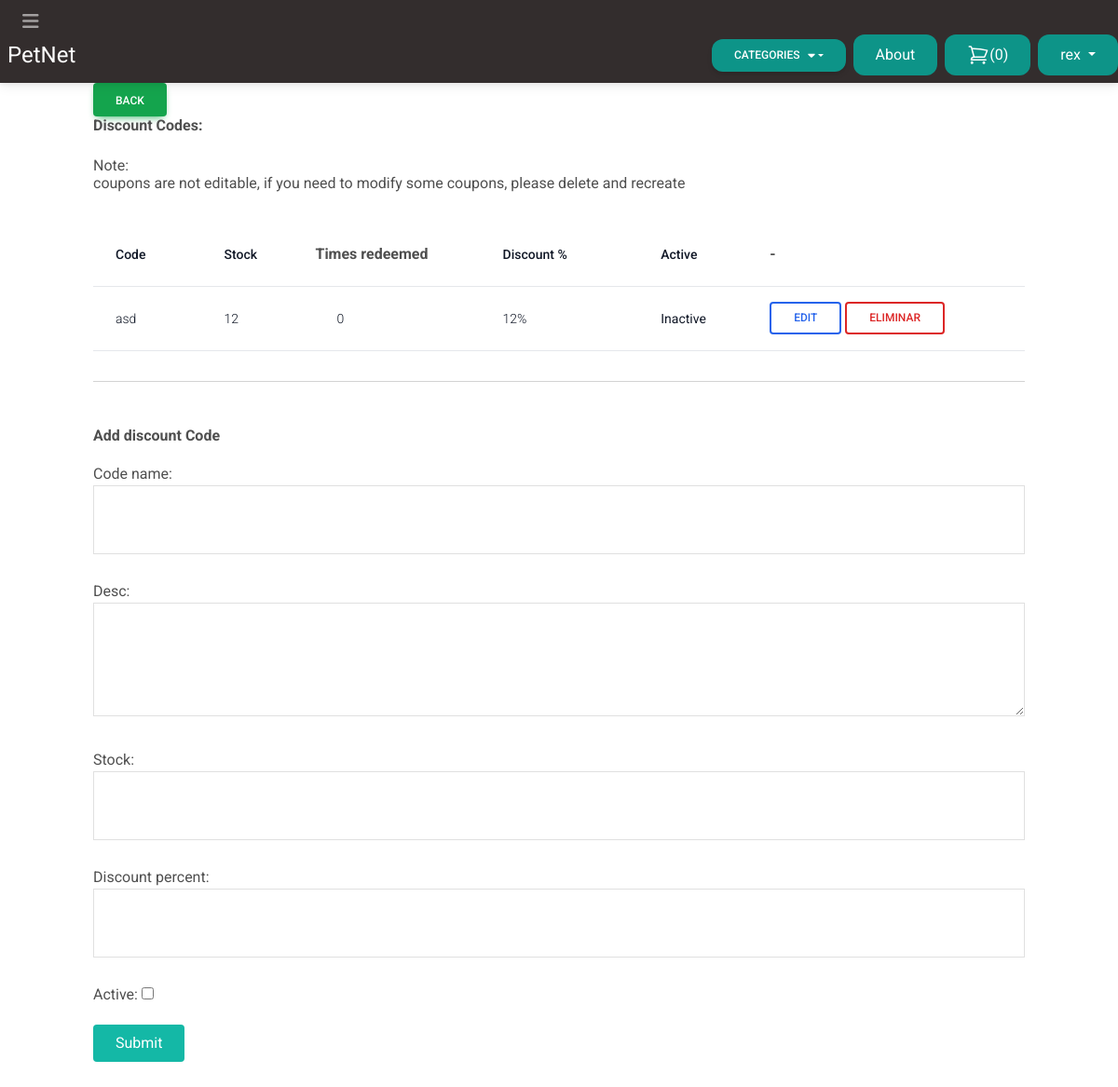
The app's page /discount/ (signed in), older data.
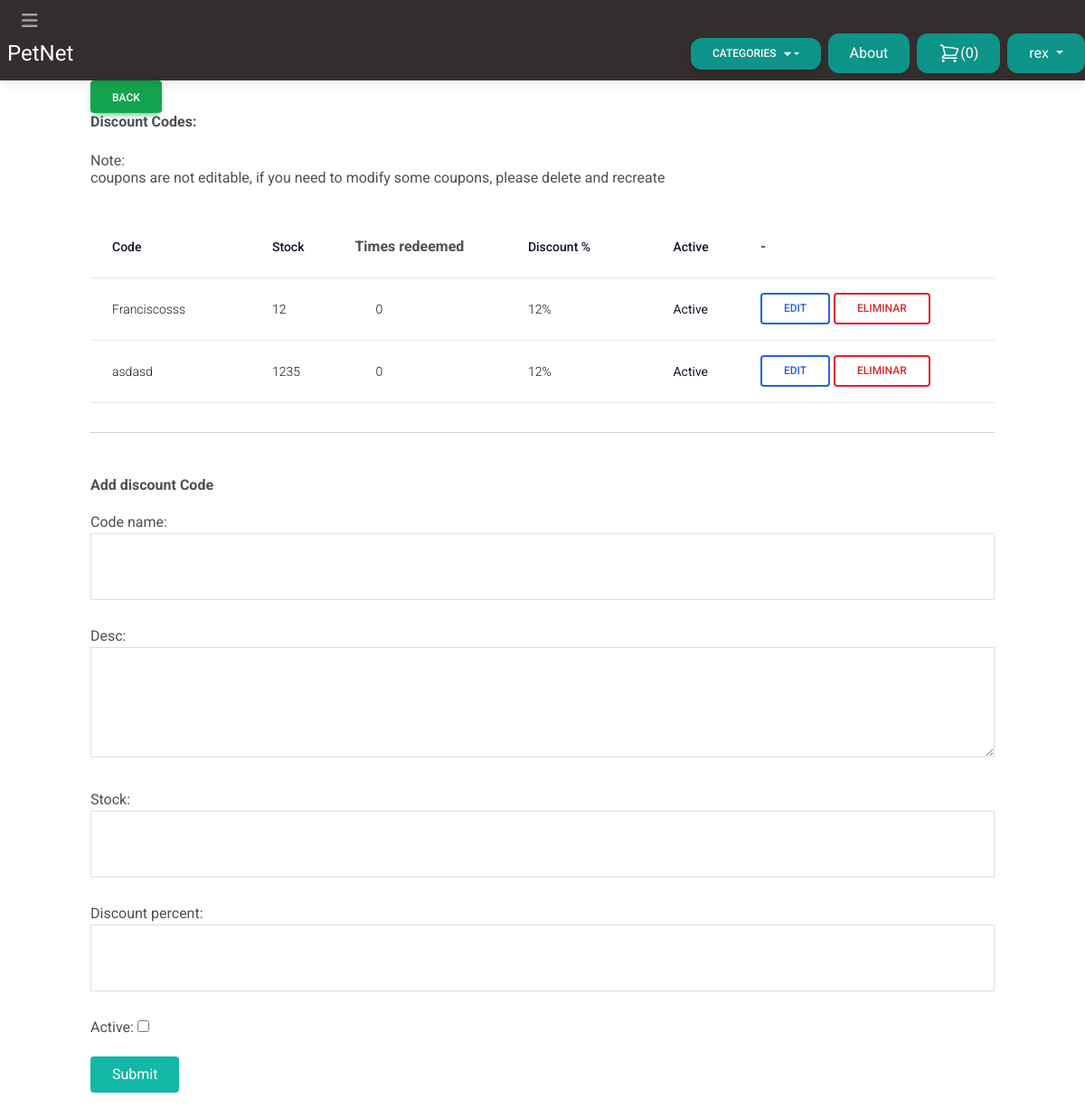
The same page, newer data.
### store/models.py (models this page shows, shortened)
class Discount(models.Model):
    created_by = models.ForeignKey(User, related_name='discounts', on_delete=models.CASCADE)
    code_name    = models.CharField(max_length=35, unique=True)
    desc    = models.TextField()
    stock   = models.IntegerField()
    times_redeemed= models.IntegerField(editable=False,blank=True,null=False,default=0)
    discount_percent = models.IntegerField()
    active  = models.BooleanField(default=False)
    created_at  = models.DateTimeField(auto_now_add=True)
    modified_at = models.DateField(auto_now=True)
    @property
    def check_times_redeemed(self):
        times_redeemed = 0
        if self.code_name:
            times= get_cupon(self.code_name)
            if 'times_redeemed' in times[0]:
                times_redeemed = times[0]['times_redeemed']
                self.times_redeemed=times_redeemed
                self.save()
        return times_redeemed

### store/decorator.py (the view)
        def wrapper(request, *args, **kwargs):
            if request.user.userprofile.is_vendor:
                return function(request, *args, **kwargs)
            messages.add_message(request, messages.WARNING, 'You are not a vendor !')
            return redirect('frontpage')

### store/forms.py
class DiscountForm(forms.ModelForm):
    id = forms.IntegerField(widget=forms.HiddenInput, required=False)
    class Meta:
        model = Discount
        exclude = ('created_at','modified_at',)
        widgets= {
            'created_by':forms.HiddenInput(),
            'code_name': forms.TextInput(attrs={
                'class': 'w-full mb-2 px-2 py-4 border border-gray-200'
            }),
            'desc': forms.Textarea(attrs={
                'rows':3,
                'class': 'w-full mb-2 px-2 py-4 border border-gray-200'
            }),
            'stock': forms.NumberInput(attrs={
                'class': 'w-full mb-2 px-2 py-4 border border-gray-200'
            }),
            'discount_percent': forms.NumberInput(attrs={
                'class': 'w-full mb-2 px-2 py-4 border border-gray-200'
            }),
        }

### store/cart.py (called while the page is built)
    def __len__(self):
        return sum(item['quantity'] for item in self.cart.values())

### store/context_processors.py (called while the page is built)
def cart(request):
    return {'cart':Cart(request)}

### store/templatetags/menu.py (called while the page is built)
@register.inclusion_tag('core/menu.html')
def menu(*args, **kwargs):
    categories = Category.objects.annotate(product_count=Count('products')).filter(product_count__gt=0)
    return {'categories': categories}

### userprofile/templates/userprofile/inventory/discount.html (shortened to what this page needs)
{% extends 'core/base.html' %}
{% block content %}
    {% include 'userprofile/inventory/partial_discount.html' %}
    <br>
    <hr>
    <br>
    <br>
    <h2><strong>Add discount Code</strong></h2>
    <form action="." method="post" class="space-y-5 mb-10">
        {{form.as_p}}
        <button class="mt-6 py-2 px-4 bg-teal-500 rounded text-white hover:bg-teal-800">Submit</button>
    </form>
{% endblock content %}

### userprofile/templates/userprofile/inventory/partial_discount.html (shortened to what this page needs)
<br>
<div class="items-center">
    <h2  ><strong>Discount Codes:</strong></h2> <br>
    <h5>Note: <br> coupons are not editable, if you need to modify some coupons, please delete and recreate</h5>
</div>
<br>
<div class="flex flex-col">
    {% if discounts %}
    <div class="overflow-x-auto sm:-mx-6 lg:-mx-8">
        <div class="py-2 inline-block min-w-full sm:px-6 lg:px-8">
          <div class="overflow-hidden">
            <table class="min-w-full">
              <thead class="border-b">
                <tr>
                  <th scope="col" class="text-sm font-medium text-gray-900 px-6 py-4 text-left">
                    Code
                  </th>
                  <th scope="col" class="text-sm font-medium text-gray-900 px-6 py-4 text-left">
                      Stock
                  </th>
                  <th>Times redeemed</th>
                  <th scope="col" class="text-sm font-medium text-gray-900 px-6 py-4 text-left">
                      Discount %
                  </th>
                  <th scope="col" class="text-sm font-medium text-gray-900 px-6 py-4 text-left">
                      Active
                  </th>
                  <th>
                      -
                  </th>
                </tr>
              </thead>
              <tbody>
                  {% for discount in discounts  %}
                  <tr class="border-b">
                      <td class="text-sm text-gray-900 font-light px-6 py-4 whitespace-nowrap">
                          {{discount.code_name}}
                      </td>
                      <td class="text-sm text-gray-900 font-light px-6 py-4 whitespace-nowrap">
                          {{discount.stock}}
                      </td>
                      <td class="text-sm text-gray-900 font-light px-6 py-4 whitespace-nowrap">
                        {{discount.check_times_redeemed}}
                    </td>
                      <td class="text-sm text-gray-900 font-light px-6 py-4 whitespace-nowrap">
                          {{discount.discount_percent}}%
                      </td>
                      <td class="text-sm text-gray-900 font-light px-6 py-4 whitespace-nowrap">
                          {% if discount.active %} <strong>Active</strong> {% else %} <strong>Inactive</strong> {% endif %}
                      </td>
                      <td>
                        <button onclick="reset_stock('{{discount.times_redeemed}}', '{{discount.code_name}}')" class="inline-block px-6 py-2 border-2 border-blue-600 text-blue-600 font-medium text-xs leading-tight uppercase rounded hover:bg-black hover:bg-opacity-5 focus:outline-none focus:ring-0 transition duration-150 ease-in-out">Edit</button>
                        <a href="{% url 'discount_view' %}?id={{discount.id}}&delete=True" class="inline-block px-6 py-2 border-2 border-red-600 text-red-600 font-medium text-xs leading-tight uppercase rounded hover:bg-black hover:bg-opacity-5 focus:outline-none focus:ring-0 transition duration-150 ease-in-out">
                        Eliminar
                        </a>
                      </td>
                  </tr>
                  {% endfor %}
              </tbody>
            </table>
          </div>
        </div>
      </div>
    {% else %}
        <h2>There is no discount codes yet!! </h2>
    {% endif %}
</div>

Row changes from the older to the newer data that the page shows:
removed Discount: code_name "asd", stock "12", check_times_redeemed "0", discount_percent "12", active "Inactive"
added Discount: code_name "Franciscosss", stock "12", check_times_redeemed "0", discount_percent "12", active "Active"
added Discount: code_name "asdasd", stock "1235", check_times_redeemed "0", discount_percent "12", active "Active"
